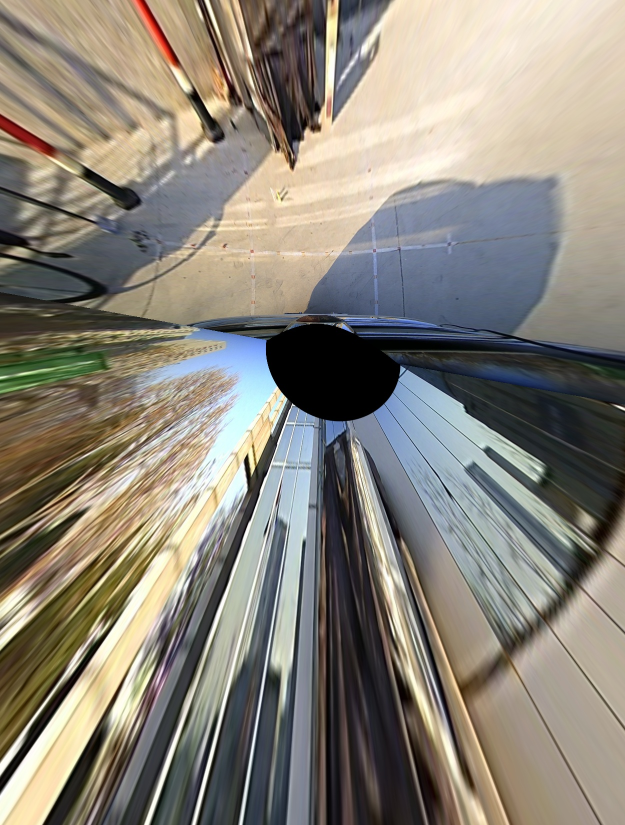
//> input picture stitching/input/front_perspectiveImage.jpg, 1250 x 1650 px, given in place of front_perspectiveImage.png, which was not available (shown at 1/2 size)
$ ./mask   (built with g++ and OpenCV 4)
//> lines starting //> are read from the running program, lines starting //| are printed output that depends on the picture; after the words box and inside, x2 and y2 are one past the last pixel; in counts of white or black regions, pixels touching at a corner belong together; pictures that were not available may be replaced by others from this repository, and a replacement may not be noted
#include <opencv2/highgui/highgui.hpp>
#include "opencv2/nonfree/nonfree.hpp"
#include "opencv2/legacy/legacy.hpp"
#include <iostream>
#include <Math.h>
using namespace cv;
using namespace std;

void OptimizeSeam(Mat& img1, Mat& trans, Mat& dst);

//畸变标定
//摄像头固定 安装角度
//ground truth 建立
//透视 变换
//3A 焦距 镜头歪 图像处理
//根据图像做摄像头位置估计
//图像融合
//视频采集。模拟实时
//移植到嵌入式优化

#define IMAGE_WIDTH 1250
#define IMAGE_HEIGHT 1650

#define TOTAL_ROI 8
/*camera position*/
#define FRONT_CAMERA 0
#define BACK_CAMERA 1
#define LEFT_CAMERA 2
#define RIGHT_CAMERA 3
struct ROI{
    vector<Point> vertices;
};

typedef Point2f CameraPos;


int computeDistance(Point2f p1,Point2f p2){
    return sqrt(pow((p1.x-p2.x),2) + pow((p1.y-p2.y),2));
}
// [47 lines left out: functions computeMinDistance, stitching2, loadColoredImage, not called in this run]
void loadImages(Mat * images_8UC3,Mat * images_32FC3 ){
    images_8UC3[0] = imread("./input/front_perspectiveImage.png");
    images_8UC3[1] = imread("./input/left_perspectiveImage.png");
    images_8UC3[2] = imread("./input/back_perspectiveImage.png");
    images_8UC3[3] = imread("./input/right_perspectiveImage.png");

    images_8UC3[0].convertTo( images_32FC3[0], CV_32FC3, 1.0/255);
    images_8UC3[1].convertTo( images_32FC3[1], CV_32FC3, 1.0/255);
    images_8UC3[2].convertTo( images_32FC3[2], CV_32FC3, 1.0/255);
    images_8UC3[3].convertTo( images_32FC3[3], CV_32FC3, 1.0/255);

}

//Given camera position compute perpendicular bisector paramater k and b
Point2f calculateLineParam(const CameraPos c1,const CameraPos c2, float & k, float & b){
    float x1 = c1.x;
    float y1 = c1.y;
    float x2 = c2.x;
    float y2 = c2.y;
    float x0 = (x1+x2)*0.5;
    float y0 = (y1+y2)*0.5;

    float k1 = (y2-y1)/(x2-x1);
    k = -1/k1;
    b = (y1+y2)*0.5 - k *(x1+x2)*0.5;
}


void makeROI(ROI &roi,Point2f p0, Point2f p1,Point2f p2,Point2f p3,Point2f p4){
    roi.vertices.push_back(p0);
    roi.vertices.push_back(p1);
    roi.vertices.push_back(p2);
    roi.vertices.push_back(p3);
    roi.vertices.push_back(p4);

}
void makeROI(ROI &roi,Point2f p0, Point2f p1,Point2f p2,Point2f p3){
    roi.vertices.push_back(p0);
    roi.vertices.push_back(p1);
    roi.vertices.push_back(p2);
    roi.vertices.push_back(p3);

}
Point2f computeROI( ROI * roi,Point2f * cameras_pos,int fusion_width){

    Point2f p;
    float x,y;
    //左前交点
    Point2f p0;
    float k02,b02;
    calculateLineParam(cameras_pos[FRONT_CAMERA],cameras_pos[LEFT_CAMERA],k02,b02);
    x=0;
    y = k02 * x + b02;
    p0.x = x;
    p0.y = y;
    ////circle(image_stitching,p0,5,Scalar(255,0,255),5);
    //上下
    Point2f p0_f(p0.x,p0.y-fusion_width);
    ////circle(image_stitching,p0_f,5,Scalar(255,0,255),5);
    Point2f p0_b(p0.x,p0.y+fusion_width);
    ////circle(image_stitching,p0_b,5,Scalar(255,0,255),5);
    //右前交点
    Point2f p1;
    float k03,b03;
    calculateLineParam(cameras_pos[FRONT_CAMERA],cameras_pos[RIGHT_CAMERA],k03,b03);
    x=1250;
    y = k03 * x + b03;
    p1.x = x;
    p1.y = y;
    //circle(image_stitching,p1,5,Scalar(255,0,255),5);
    //上下
    Point2f p1_f(p1.x,p1.y-fusion_width);
    //circle(image_stitching,p1_f,5,Scalar(255,0,255),5);
    Point2f p1_b(p1.x,p1.y+fusion_width);
    //circle(image_stitching,p1_b,5,Scalar(255,0,255),5);
    //上左右交点
    Point2f p2;
    float intersect_x,intersect_y;
    intersect_x =  (b02-b03)/(k03-k02);
    intersect_y = k02 * intersect_x + b02;
    p2.x = intersect_x;
    p2.y = intersect_y;
    //circle(image_stitching,p2,5,Scalar(255,0,255),5);
    //上下
    Point2f p2_f(p2.x,p2.y-fusion_width);
    //circle(image_stitching,p2_f,5,Scalar(255,0,255),5);
    Point2f p2_b(p2.x,p2.y+fusion_width);
    //circle(image_stitching,p2_b,5,Scalar(255,0,255),5);
    //左后交点
    Point2f p3;
    float k12,b12;
    calculateLineParam(cameras_pos[BACK_CAMERA],cameras_pos[LEFT_CAMERA],k12,b12);
    x=0;
    y = k12 * x + b12;
    p3.x = x;
    p3.y = y;
    //circle(image_stitching,p3,5,Scalar(255,0,255),5);
    Point2f p3_f(p3.x,p3.y-fusion_width);
    //circle(image_stitching,p3_f,5,Scalar(255,0,255),5);
    Point2f p3_b(p3.x,p3.y+fusion_width);
    //circle(image_stitching,p3_b,5,Scalar(255,0,255),5);
    //右后交点
    Point2f p4;
    float k13,b13;
    calculateLineParam(cameras_pos[BACK_CAMERA],cameras_pos[RIGHT_CAMERA],k13,b13);
    x=1250;
    y = k13 * x + b13;
    p4.x = x;
    p4.y = y;
    //circle(image_stitching,p4,5,Scalar(255,0,255),5);
    Point2f p4_f(p4.x,p4.y-fusion_width);
    //circle(image_stitching,p4_f,5,Scalar(255,0,255),5);
    Point2f p4_b(p4.x,p4.y+fusion_width);
    //circle(image_stitching,p4_b,5,Scalar(255,0,255),5);
    //下左右交点
    Point2f p5;
    intersect_x =  (b12-b13)/(k13-k12);
    intersect_y = k12 * intersect_x + b12;
    p5.x = intersect_x;
    p5.y = intersect_y;
    //circle(image_stitching,p5,5,Scalar(255,0,255),5);

    Point2f p5_f(p5.x,p5.y-fusion_width);
    //circle(image_stitching,p5_f,5,Scalar(255,0,255),5);
    Point2f p5_b(p5.x,p5.y+fusion_width);
    //circle(image_stitching,p5_b,5,Scalar(255,0,255),5);


    //Make 8 ROI
    makeROI(roi[0],Point2f(0,0),p0_f,p2_f,p1_f,Point2f(IMAGE_WIDTH,0));
    makeROI(roi[1],p0_f,p0_b,p2_b,p2_f);
    makeROI(roi[2],p0_b,p3_f,p5_f,p2_b);
    makeROI(roi[3],p3_f,p3_b,p5_b,p5_f);
    makeROI(roi[4],p3_b,Point2f(0,IMAGE_HEIGHT),Point2f(IMAGE_WIDTH,IMAGE_HEIGHT),p4_b,p5_b);
    makeROI(roi[5],p5_f,p5_b,p4_b,p4_f);
    makeROI(roi[6],p2_b,p5_f,p4_f,p1_b);
    makeROI(roi[7],p2_f,p2_b,p1_b,p1_f);


    return p;

}

void makeMask(ROI &roi,Mat & mask){
    mask = Mat(IMAGE_HEIGHT, IMAGE_WIDTH, CV_8UC1,Scalar(0));


    vector<Point> ROI_Poly;

    //approximate precision paramater
    approxPolyDP(roi.vertices, ROI_Poly, 1.0, true);
    // Fill polygon white
    fillConvexPoly(mask, &ROI_Poly[0], ROI_Poly.size(), 255, 8, 0);
    //imshow("fff",mask);

}

void make3DMask(ROI &roi,Mat & p_masks_fusion,Mat & n_masks_fusion,int fusion_width){
    //generate positive mask_fusion
    p_masks_fusion = Mat(IMAGE_HEIGHT, IMAGE_WIDTH, CV_32FC3,Scalar(0,0,0));
    vector<Point> ROI_Poly,vertices;
    //minus 2 should be great than zero but not check currently
    vertices.push_back(Point(roi.vertices[0].x,roi.vertices[0].y-2.0));
    vertices.push_back(Point(roi.vertices[0].x,roi.vertices[0].y+2));
    vertices.push_back(Point(roi.vertices[3].x,roi.vertices[3].y+2));
    vertices.push_back(Point(roi.vertices[3].x,roi.vertices[3].y-2.0));
    fusion_width =fusion_width*2;

    for(int i=0;i<fusion_width;i++){
        vertices[0].y+=1;
        vertices[1].y = vertices[0].y + 1;
        vertices[3].y+=1;
        vertices[2].y = vertices[3].y + 1;
        approxPolyDP(vertices, ROI_Poly, 1.0, true);
        //tricky way to fill with flexible weight
        fillConvexPoly(p_masks_fusion, &ROI_Poly[0], ROI_Poly.size(), Scalar(1-i/(float)fusion_width,1-i/(float)fusion_width,1-i/(float)fusion_width), 8, 0);

        //cout<<1-i/(float)fusion_width<<endl;
    }
    //generate negative mask_fusion = 1-positive mask_fusion
    Mat mask = Mat(IMAGE_HEIGHT, IMAGE_WIDTH, CV_32FC3,Scalar(0,0,0));
    approxPolyDP(roi.vertices, ROI_Poly, 1.0, true);
    // Fill polygon white
    fillConvexPoly(mask, &ROI_Poly[0], ROI_Poly.size(), Scalar(1.0,1.0,1.0), 8, 0);

    subtract(mask,p_masks_fusion,n_masks_fusion);
    // [10 lines of commented-out code are left out]

}
// [20 lines left out: function testkFill, not called in this run]

void makeMasks(Mat * masks,Mat * masks_fusion,CameraPos * cameras_pos,int fusion_width){
    ROI roi[TOTAL_ROI];
    computeROI(roi, cameras_pos,fusion_width);

    for(int i=0;i<TOTAL_ROI;i++){
        makeMask(roi[i],masks[i]);
    }
    //fusion ROI
    make3DMask(roi[1],masks_fusion[0],masks_fusion[4],fusion_width);
    make3DMask(roi[3],masks_fusion[1],masks_fusion[5],fusion_width);
    make3DMask(roi[5],masks_fusion[2],masks_fusion[6],fusion_width);
    make3DMask(roi[7],masks_fusion[3],masks_fusion[7],fusion_width);

}

// [8 lines left out: function saveMapping, not called in this run]
void stitching(const Mat* images_8UC3, const Mat * images_32FC3,const Mat * masks,const Mat * masks_fusion,Mat &image_stitching){


    //There is no need of fusion for ROI 0,2,4,6
    for(int i=0;i<TOTAL_ROI;i+=2){
        add(image_stitching,images_8UC3[i/2],image_stitching,masks[i]);
    }
    // [89 lines of commented-out code are left out]

}
int main(int argc, char *argv[])
{
    //fixed camera position
    Point2f cameras_pos[4];
    cameras_pos[FRONT_CAMERA] = Point2f(625,500);//front
    cameras_pos[BACK_CAMERA] = Point2f(625,1300);//back
    cameras_pos[LEFT_CAMERA]= Point2f(500,800);//left
    cameras_pos[RIGHT_CAMERA] = Point2f(750,800);//right

    Mat masks[8];
    Mat masks_fusion[8];
    makeMasks(masks,masks_fusion,cameras_pos,100);
//> after the loop in makeMasks, `for(int i=0;i<TOTAL_ROI;i++)`:
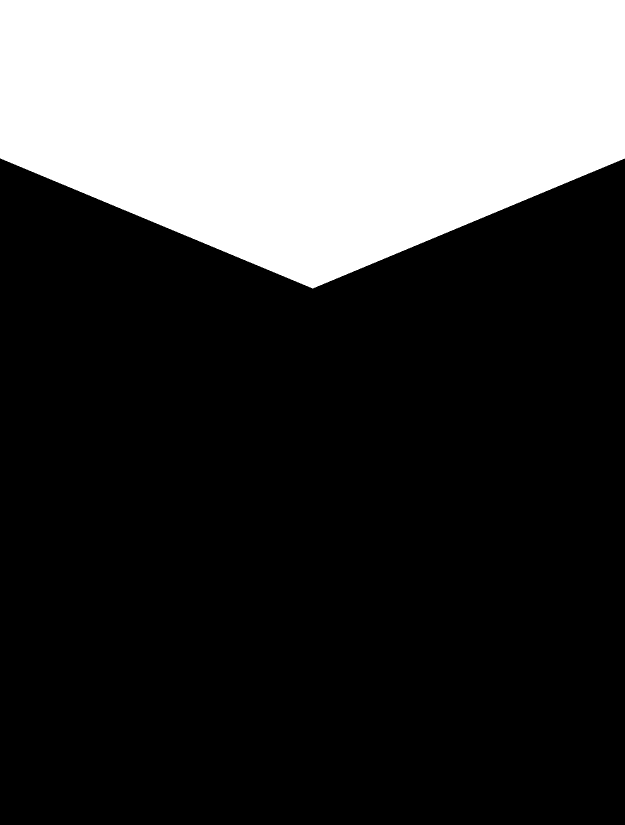
//> masks: 1650 rows x 1250 cols, CV_8UC1 (shown at 1/2 size); 27.1% white; 1 white region, box (x1, y1, x2, y2) and area: (0, 0, 1250, 577) 558652
//> in make3DMask, `fillConvexPoly(mask, &ROI_Poly[0], ROI_Poly.size(), Scalar(1.0,1.0,1.0..`: mask: 1650 rows x 1250 cols, CV_32FC3; values 0 (black) and 1 (white), 6.1% white; 1 white region, box (x1, y1, x2, y2) and area: (0, 316, 626, 777) 125826
//> in make3DMask (call 2), `fillConvexPoly(mask, &ROI_Poly[0], ROI_Poly.size(), Scalar(1.0,1.0,1.0..`: mask: 1650 rows x 1250 cols, CV_32FC3; values 0 (black) and 1 (white), 6.1% white; 1 white region, box (x1, y1, x2, y2) and area: (0, 934, 626, 1292) 125826
//> in make3DMask (call 3), `fillConvexPoly(mask, &ROI_Poly[0], ROI_Poly.size(), Scalar(1.0,1.0,1.0..`: mask: 1650 rows x 1250 cols, CV_32FC3; values 0 (black) and 1 (white), 6.1% white; 1 white region, box (x1, y1, x2, y2) and area: (625, 934, 1250, 1292) 125625
//> call 4 of make3DMask, with fusion_width = 100
//> after the loop in make3DMask (call 4), `for(int i=0;i<fusion_width;i++)`:
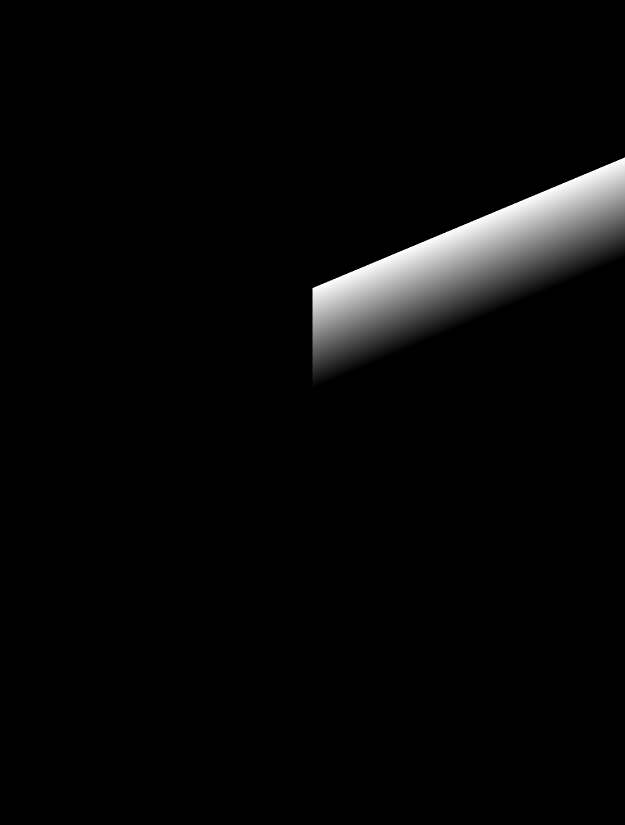
//> p_masks_fusion: 1650 rows x 1250 cols, CV_32FC3 (shown at 1/2 size); min 0, max 1, mean 0.0305
//> in make3DMask (call 4), `fillConvexPoly(mask, &ROI_Poly[0], ROI_Poly.size(), Scalar(1.0,1.0,1.0..`: mask: 1650 rows x 1250 cols, CV_32FC3; values 0 (black) and 1 (white), 6.1% white; 1 white region, box (x1, y1, x2, y2) and area: (625, 316, 1250, 777) 125631


    Mat images_8UC3[4],images_32FC3[4];
    //loadColoredImage(images);
    loadImages(images_8UC3,images_32FC3);
//> in loadImages, images_8UC3 is the input picture: 1650 rows x 1250 cols, CV_8UC3; mean B, G, R 121.1, 131.7, 137.4
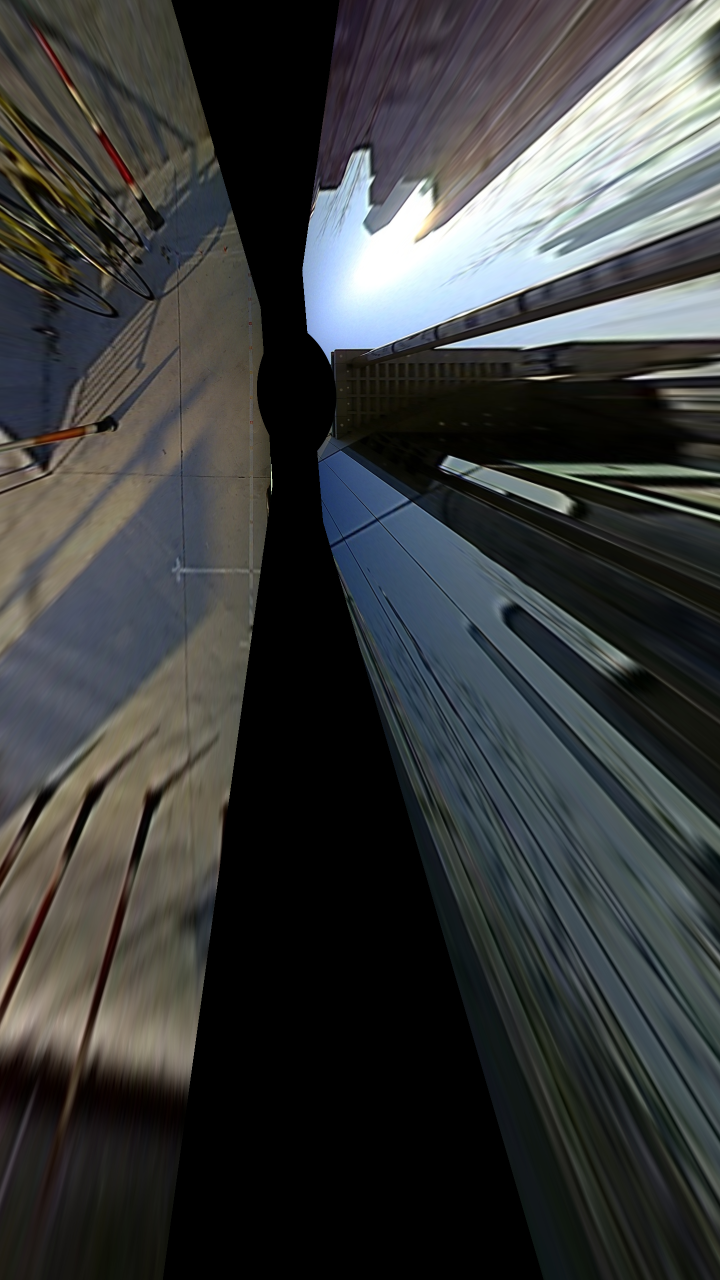
//> input picture stitching/input/left_perspectiveImage.png, 1440 x 2560 px (shown at 1/2 size)
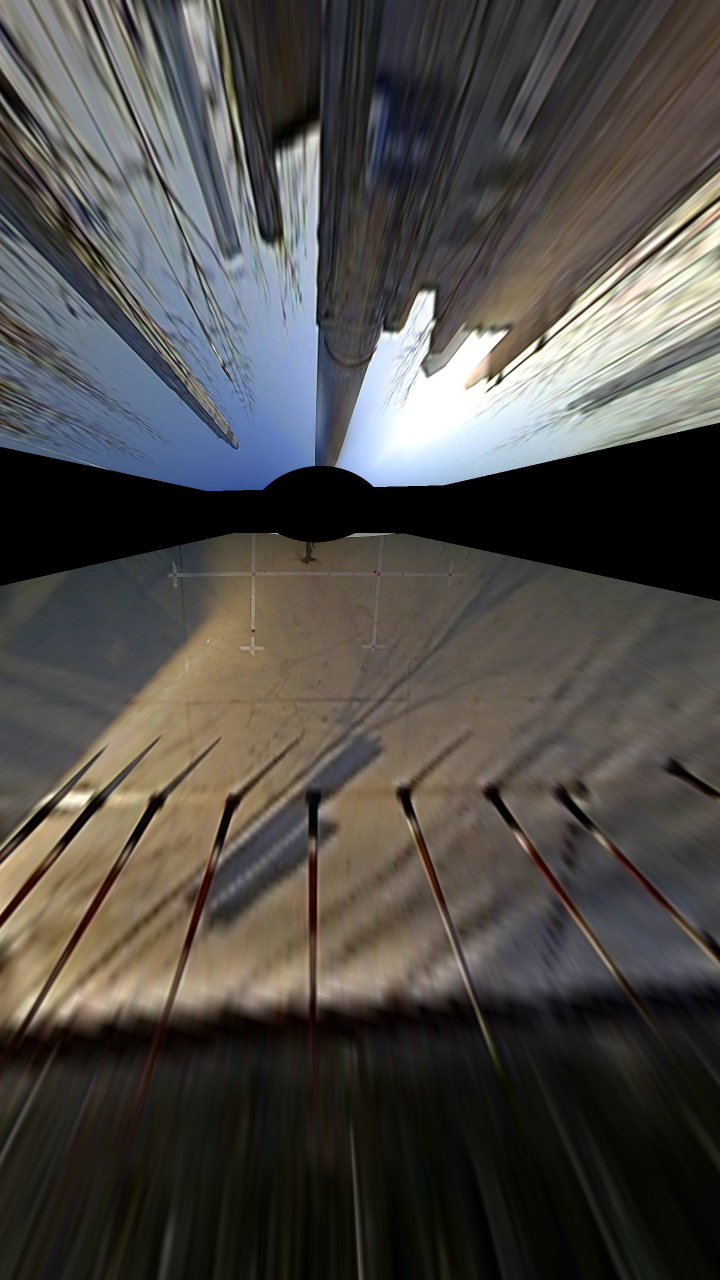
//> input picture stitching/input/back_perspectiveImage.png, 1440 x 2560 px (shown at 1/2 size)
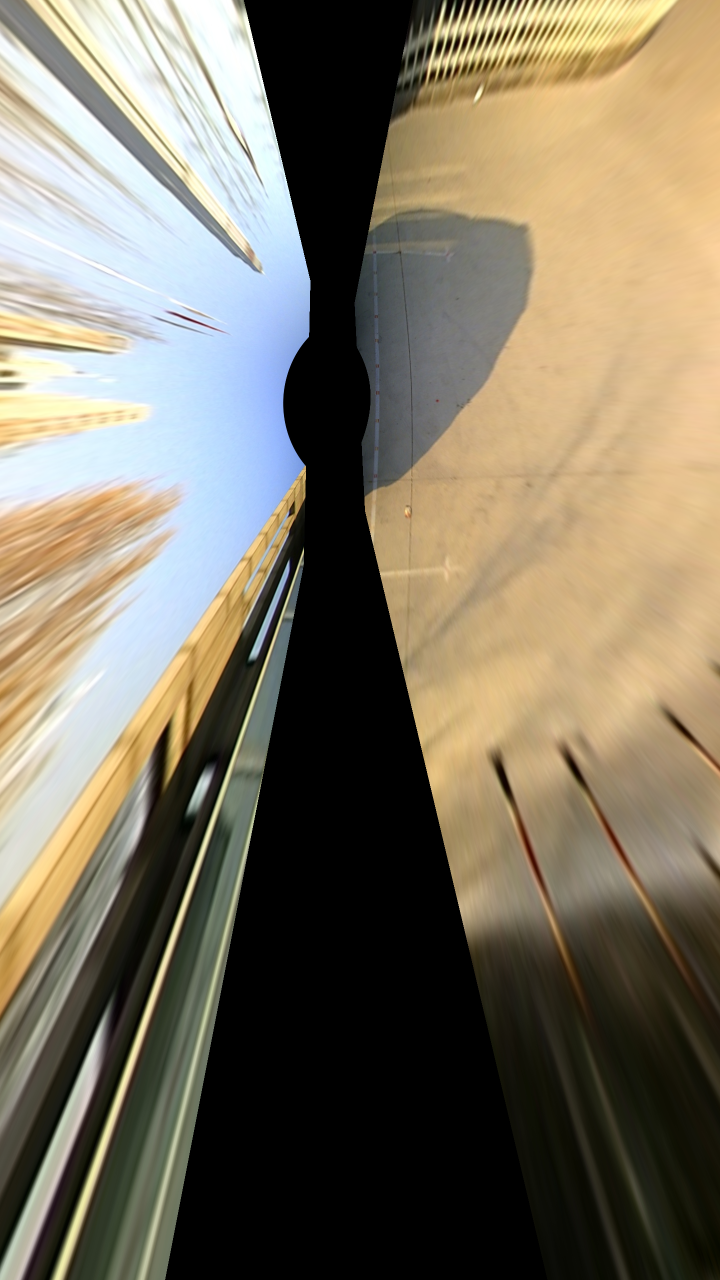
//> input picture stitching/input/right_perspectiveImage.png, 1440 x 2560 px (shown at 1/2 size)
//> images_8UC3[1] is the input picture: 2560 rows x 1440 cols, CV_8UC3; mean B, G, R 59.8, 60.1, 58.2
//> images_8UC3[2] is the input picture: 2560 rows x 1440 cols, CV_8UC3; mean B, G, R 71.6, 75.4, 78.3
//> images_8UC3[3] is the input picture: 2560 rows x 1440 cols, CV_8UC3; mean B, G, R 98.9, 116.8, 125.2

    Mat image_stitching(IMAGE_HEIGHT,IMAGE_WIDTH,CV_8UC3,Scalar(0,0,0));

    cout<<"load images"<<endl;
    //cout<<"input image size:"<<images[0].cols<<","<<images[0].rows <<endl;
    //cout<<"stitching size:"<<image_stitching.cols<<","<<image_stitching.rows <<endl;


    //stitching image
    //stitching2(images,image_stitching,cameras_pos);
//> (the run ends here: the program stops with an error, at `add(image_stitching,images_8UC3[i/2],image_stitching,masks[i]);`)
